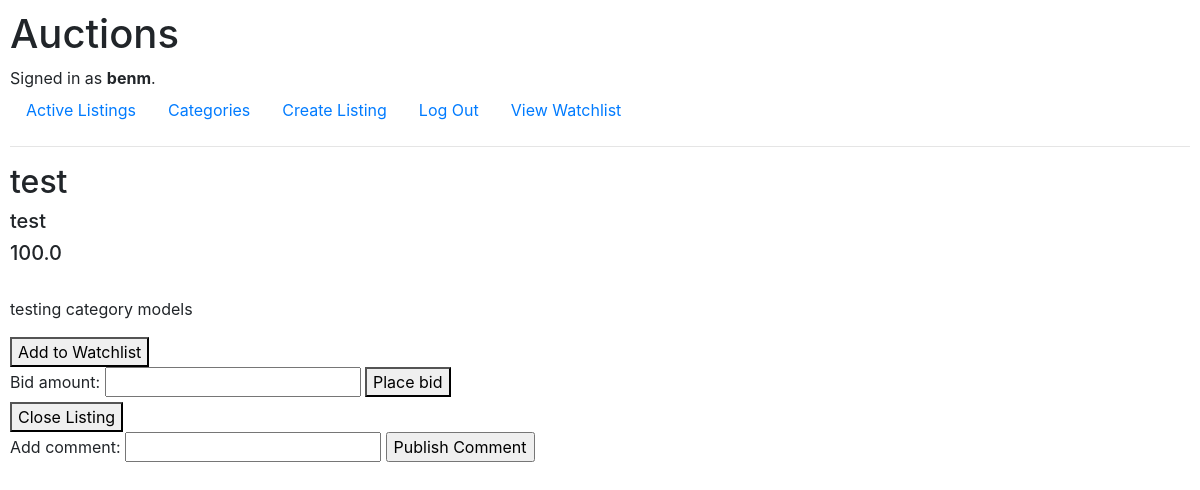
/listings/1 (signed in), run on the app's committed database.
### auctions/models.py (models this page shows)
class User(AbstractUser):
    items_in_watchlist = models.ManyToManyField(Listing, blank=True)

class Listing(models.Model):
    creator = models.ForeignKey('User', on_delete=models.CASCADE, related_name="listings", null=True)
    title = models.CharField(max_length=128)
    description = models.TextField(max_length=1000)
    current_bid = models.OneToOneField('Bid', on_delete=models.CASCADE, related_name="listing", null=True)
    active = models.BooleanField(default=True)
    image_url = models.URLField(default=None)  # should this be a FilePathField ?
    category = models.ForeignKey('Category', on_delete=models.CASCADE, related_name="items", null=True)
    winner = models.ForeignKey('User', on_delete=models.DO_NOTHING, related_name="winner", null=True, default=None)

class Category(models.Model):
    name = models.CharField(max_length=64)

class Bid(models.Model):
    user = models.ForeignKey(User, on_delete=models.CASCADE, related_name="bids")
    amount = models.FloatField()
    related_listing = models.ForeignKey(Listing, on_delete=models.CASCADE, related_name="bid", null=True)

### auctions/views.py (the view)
# urls.py: path("listings/<int:listing_id>", views.listing, name="listing"),
def listing(request, listing_id):
    user = request.user
    listing = Listing.objects.get(id=listing_id)
    comments = reversed(listing.comments.all())  # reversed so that most recent comments are on top
    if listing in user.items_in_watchlist.all():
        in_watchlist = True
    else:
        in_watchlist = False
    return render(request, "auctions/listing.html", {"listing":listing, "in_watchlist":in_watchlist, "user":user, "comments":comments})

### auctions/templates/auctions/listing.html (shortened to what this page needs)
{% extends "auctions/layout.html" %}
{% block body%}
    <h2> {{listing.title}}</a> </h2>
    <h5> {{listing.category.name}} </h5>
    <h5> {{listing.current_bid.amount}} </h5>
    <p> {{listing.description}} </p>
    {% if listing.active %}
        {% if user.is_authenticated %}
            {% if in_watchlist %}
                <form action="/listings/{{listing.id}}/remove" method="POST">
                    {% csrf_token %}
                    <button type="submit">Remove from Watchlist</button>
                </form>
            {% else %}
                <form action="/listings/{{listing.id}}/add" method="POST">
                    <button type="submit">Add to Watchlist</button>
                </form>
            {% endif %}
            <form action="/listings/{{listing.id}}/bid" method="POST">
                <label for="bid_amount">Bid amount: </label>
                <input type="number" min="{{listing.current_price}}" max=999999999 name="bid_amount" required>
                <button type="submit">Place bid</button>
            </form>
            {% if user == listing.creator %}
            <form action="/listings/{{listing.id}}/close" method="POST">
                <button type="submit">Close Listing</button>
            </form>
            {% endif %}
            <form action="/listings/{{listing.id}}/addComment" method="POST">
                <label for="comment_text">Add comment: </label>
                <input type="text" name="comment_text" required>
                <input type="submit" value="Publish Comment">
            </form>
        {% endif %}
    {% endif %}
{% endblock %}

### auctions/templates/auctions/layout.html (shortened to what this page needs)
{% load static %}
<!DOCTYPE html>
<html lang="en">
    <head>
        <link rel="stylesheet" href="https://stackpath.bootstrapcdn.com/bootstrap/4.4.1/css/bootstrap.min.css">
        <link href="{% static 'auctions/styles.css' %}" rel="stylesheet">
    </head>
    <body>
        <h1>Auctions</h1>
        <div>
            {% if user.is_authenticated %}
                Signed in as <strong>{{ user.username }}</strong>.
            {% else %}
                Not signed in.
            {% endif %}
        </div>
        <ul class="nav">
            <li class="nav-item">
                <a class="nav-link" href="{% url 'index' %}">Active Listings</a>
            </li>
            <li class="nav-item">
                <a class="nav-link" href="{% url 'categories' %}">Categories</a>
            </li>
            {% if user.is_authenticated %}
                <li class="nav-item">
                    <a class="nav-link" href="{% url 'create_listing' %}">Create Listing</a>
                </li>
                <li class="nav-item">
                    <a class="nav-link" href="{% url 'logout' %}">Log Out</a>
                </li>
                <li class="nav-item">
                    <a class="nav-link" href="{% url 'watchlist' %}">View Watchlist</a>
                </li>
            {% endif %}
        </ul>
        <hr>
        {% block body %}
        {% endblock %}
    </body>
</html>

### auctions/static/auctions/styles.css (style rules this page uses)
body { padding: 10px; }

### data on the page
User: username "benm"
Listing: title "test", category.name "test", current_bid.amount "100.0", description "testing category models"
